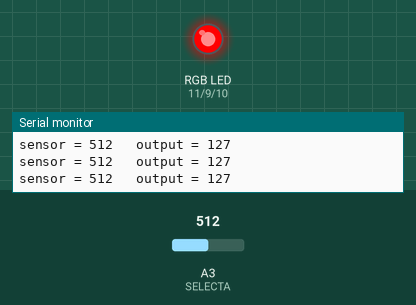
Simulated run of this sketch. Board: Arduino Uno, built with avr-gcc and run on an emulated ATmega328P. Shown: an RGB LED mixed from three pins (HIGH = lit), the last lines printed to the serial monitor. Dashed ring = blinking. The inputs (shaded band) are chosen by the test bench; at power-on: A3 (SELECTA) = 512.

Above: at 1.3 s.
1.4 s: A3 (SELECTA) set to 691
At 1.7 s:
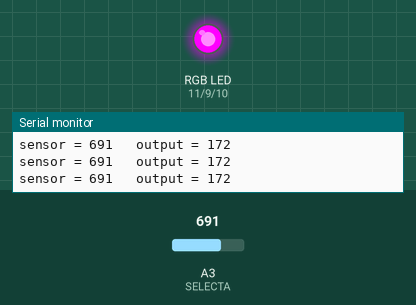
2.9 s: A3 (SELECTA) set to 716
At 3.8 s:
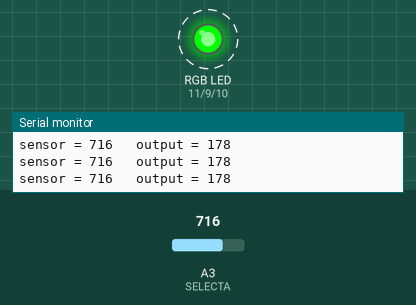
5.9 s: A3 (SELECTA) set to 90
At 6.37 s:
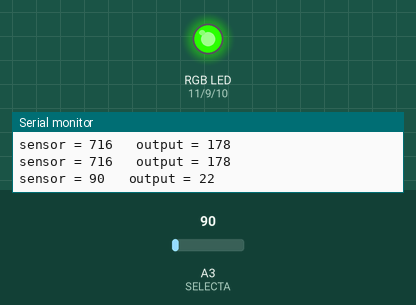
Timing chart, 0 to 23.9 s (numbered marks = the images above; inputs shaded):
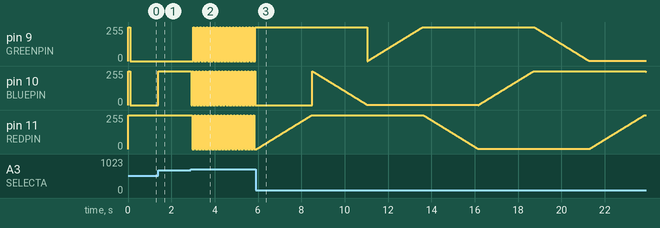

The sketch:

RGB_CONTROLLERv2.ino
```cpp
//SOME OF THIS WAS ORIGINALLY LISTED FROM THE INTERNET
//I HAVE SINCE HEAVILY MODIFIED
//IF YOU DONT HAVE A SELECTER THEN IT WILL JUST BE THE RGB FADE

#define REDPIN 11
#define GREENPIN 9
#define BLUEPIN 10
#define SELECTA A3

// These constants won't change.  They're used to give names
// to the pins used:
const int analogInPin = A3;  // Analog input pin that the potentiometer is attached to

int sensorValue = 0;        // value read from the pot
int outputValue = 0;        // value output to the PWM (analog out)


void setup() {

  //THIS SETS UP THE PINS TO DO THE DESIRED TASKS
  pinMode(REDPIN, OUTPUT);
  pinMode(GREENPIN, OUTPUT);
  pinMode(BLUEPIN, OUTPUT);
  pinMode(SELECTA, INPUT);

  //THIS IS A SYSTEMS CHECKTO MAKE SURE ALL OF THE CIRCUITS
  //ARE HUNKY DORY (IT SHOULD BE A WHITE LIGHT. IF ITS NOT THEN YOU HAVE A PROBLEM)
  digitalWrite(BLUEPIN, HIGH);
  digitalWrite(GREENPIN, HIGH);
  digitalWrite(REDPIN, HIGH);

  //THIS IS SO YOUR CAVEMAN EYE CAN CHECK THAT EVERYTHING WORKS
  delay(100);

  // initialize serial communications at 9600 bps:
  Serial.begin(9600);

}


void loop() {

  //R, G, B DO WHAT YOU THINK THEY DO
  //D IS FOR THE FADE SPEED
  //S IS FOR THE MODE SELECT
  //DD IS FOR THE STROBE
  int r, g, b, D, s, dd;

  // read the analog in value:
  sensorValue = analogRead(analogInPin);
  // map it to the range of the analog out:
  outputValue = map(sensorValue, 0, 1023, 0, 255);
  // change the analog out value:

  // print the results to the serial monitor:
  Serial.print("sensor = ");
  Serial.print(sensorValue);
  Serial.print("\t output = ");
  Serial.println(outputValue);

  // wait 2 milliseconds before the next loop
  // for the analog-to-digital converter to settle
  // after the last reading:

//THIS IS WHAT GETS THE VALUE FOR THE MODE SELECT
  s = analogRead(SELECTA);

  //THIS IS FOR THE REGULAR FADE SPEED
  D = 10;

  //THIS IS FOR THE PARTY MODE SPEED
  //A VALUE THAT IS TOO LOW STROBES TOO FAST AND LOOKS WHITE
  //ITS A PROBLEM WITH THE PHYSICS OF THE COMPONENTS IN THE SYSTEM
  //DONT BLAME MY CODE!
  dd = 50;
  //=================================
  //OFF
  //=================================
  if(s >= 800){
    digitalWrite(REDPIN, LOW);
    digitalWrite(GREENPIN, LOW);
    digitalWrite(BLUEPIN, LOW);
  }
  //================================
  //!!!PARTY MODE!!!
  //================================
  if(s >= 700 && s < 800){
    //RED PHASE
    digitalWrite(REDPIN, HIGH);
    digitalWrite(GREENPIN, LOW);
    digitalWrite(BLUEPIN, LOW);
    delay(dd);
    //GREEN PHASE
    digitalWrite(REDPIN, LOW);
    digitalWrite(GREENPIN, LOW);
    digitalWrite(BLUEPIN, HIGH);
    delay(dd);
    //BLUE PHASE
    digitalWrite(REDPIN, LOW);
    digitalWrite(GREENPIN, HIGH);
    digitalWrite(BLUEPIN, LOW);
    delay(dd);
  }

  //=================================
  //GETS US orange
  //=================================
  if(s >= 600 && s < 700){
    digitalWrite(REDPIN, HIGH);
    digitalWrite(GREENPIN, LOW);
    digitalWrite(BLUEPIN, HIGH);
  }

  //=================================
  //GETS US RED
  //=================================
  if(s >= 500 && s < 600){
    digitalWrite(REDPIN, HIGH);
    digitalWrite(GREENPIN, LOW);
    digitalWrite(BLUEPIN, LOW);
  }

  //=================================
  //GETS US PURPLE
  //=================================
  if(s >= 400 && s < 500){
    digitalWrite(REDPIN, HIGH);
    digitalWrite(GREENPIN, HIGH);
    digitalWrite(BLUEPIN, LOW);
  }


  //=================================
  //GETS US BLUE
  //=================================
  if(s >= 300 && s < 400){
    digitalWrite(REDPIN, LOW);
    digitalWrite(GREENPIN, HIGH);
    digitalWrite(BLUEPIN, LOW);
  }

   //================================
  //GETS US TEAL
  //=================================
  if(s >= 200 && s < 300){
    digitalWrite(REDPIN, LOW);
    digitalWrite(GREENPIN, HIGH);
    digitalWrite(BLUEPIN, HIGH);
  }

  //==================================
  //GETS US GREEN
  //==================================
  if(s >= 100 && s < 200){
    digitalWrite(REDPIN, LOW);
    digitalWrite(GREENPIN, LOW);
    digitalWrite(BLUEPIN, HIGH);
  }


  //=================================
  //REGULAR FADE
  //=================================
  if(s >= 0 && s < 100){
    // fade from blue to violet
    for (r = 0; r < 256; r++) {
      analogWrite(REDPIN, r);
      delay(D);
    }
    // fade from violet to red
    for (b = 255; b > 0; b--) {
      analogWrite(BLUEPIN, b);
      delay(D);
    }
    // fade from red to yellow
    for (g = 0; g < 256; g++) {
      analogWrite(GREENPIN, g);
      delay(D);
    }
    // fade from yellow to green
    for (r = 255; r > 0; r--) {
      analogWrite(REDPIN, r);
      delay(D);
    }
    // fade from green to teal
    for (b = 0; b < 256; b++) {
      analogWrite(BLUEPIN, b);
      delay(D);
    }
    // fade from teal to blue
    for (g = 255; g > 0; g--) {
      analogWrite(GREENPIN, g);
      delay(D);
    }

}
}
```

Measured:
- the behaviour switches between 699 and 700 on A3 (SELECTA) (found by bisection; images 1 and 2)
- after the input at 1.4 s, pin 10 (BLUEPIN): 0/255 → 255/255 at once
- after the input at 2.9 s, pin 9 (GREENPIN): alternates 255/255 for 0.05 s and 0/255 for 0.10 s, starting after 0.12 s; pin 10 (BLUEPIN): alternates 255/255 for 0.05 s and 0/255 for 0.10 s, starting at once; pin 11 (REDPIN): alternates 255/255 for 0.05 s and 0/255 for 0.10 s, starting after 0.07 s
